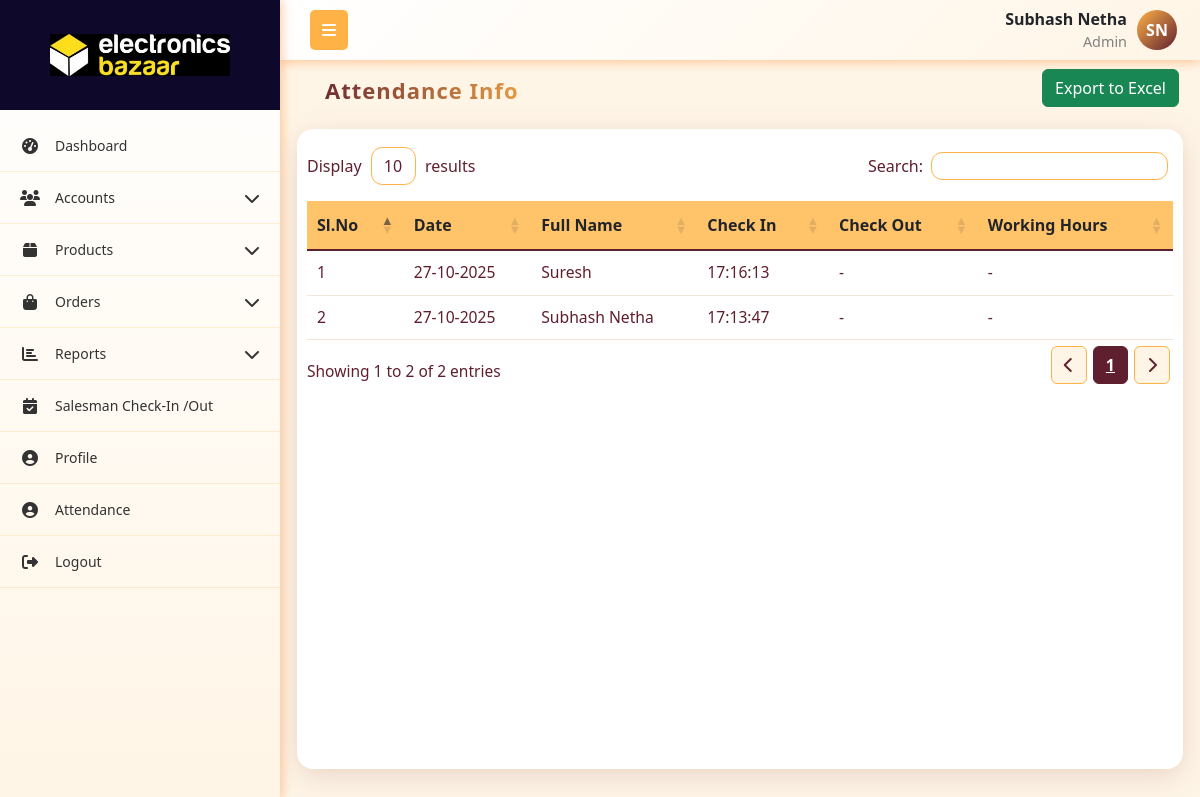
Screenshot of /attendance/ (signed in) with the database file from the repository.
### App1/models.py (models this page shows, shortened)
class User(models.Model):
    role = models.ForeignKey(Role,on_delete=models.SET_NULL, null=True, related_name="role")
    username = models.CharField(max_length=255, unique=True)
    password = models.CharField(max_length=255)
    first_name = models.CharField(max_length=255)
    last_name = models.CharField(max_length=255,null=True, blank=True)
    email = models.EmailField(unique=True)
    phone_number = models.CharField(max_length=15, unique=True)
    address = models.TextField(null=True, blank=True)
    city = models.CharField(max_length=255,null=True, blank=True)
    state = models.CharField(max_length=255,null=True, blank=True)
    pincode = models.CharField(max_length=10,null=True, blank=True)
    is_active = models.BooleanField(default=True)
    created_at = models.DateTimeField(auto_now_add=True)
    updated_at = models.DateTimeField(auto_now=True)
    profile_picture = models.ImageField(upload_to='profile_pictures/', null=True, blank=True)

class Role(models.Model):
    name = models.CharField(max_length=255, unique=True)
    created_at = models.DateTimeField(auto_now_add=True)
    updated_at = models.DateTimeField(auto_now=True)

class Attendance(models.Model):
    user = models.ForeignKey("User", on_delete=models.CASCADE, related_name="attendances")
    check_in = models.DateTimeField(null=True, blank=True)
    check_out = models.DateTimeField(null=True, blank=True)
    date = models.DateField(default=timezone.now)
    working_hours = models.DurationField(null=True, blank=True)  # store time difference

### App1/views.py (the view)
# urls.py: path('attendance/',attendance,name='attendance'),
def attendance(request):
    current_user, role_permission = get_logged_in_user(request)
    if not current_user:
        return redirect('login')
    if current_user.role.name.lower() == "admin":
        attendance_records = Attendance.objects.select_related("user").order_by("-date", "-check_in")
    else:
        attendance_records = Attendance.objects.filter(user=current_user).order_by("-date", "-check_in")
    context = {
        'current_user': current_user,
        'role_permission': role_permission,
        'attendance_records': attendance_records,
    }
    return render(request, 'company_admin/attendance.html', context)

### App1/views.py (called while the page is built)
def get_logged_in_user(request):
    username = request.session.get('current_user')
    if not username:
        return None, None  # always return a tuple
    try:
        user = User.objects.get(username=username)
        try:
            role_permission = RolePermissions.objects.get(role=user.role)
        except RolePermissions.DoesNotExist:
            role_permission = None
        return user, role_permission
    except User.DoesNotExist:
        return None, None

### templates/company_admin/attendance.html (shortened to what this page needs)
{% extends 'company_admin/base.html' %}
{% load static %}
{% block content %}
<link rel="stylesheet" href="https://cdn.datatables.net/1.13.4/css/dataTables.bootstrap5.min.css">
<link rel="stylesheet" href="https://cdn.datatables.net/responsive/2.4.1/css/responsive.bootstrap5.min.css">
<link rel="stylesheet" href="https://cdnjs.cloudflare.com/ajax/libs/font-awesome/6.4.0/css/all.min.css">
<div class="container mt-1">
    <div class="mb-0 p-0">
        <div class="d-flex justify-content-between flex-wrap m-1">
            <h5 class="header">Attendance Info</h5>
            <div>
                <div style="position: relative; display: inline-block;">
                    <button onclick="toggleColumnSelector()" class="btn btn-success">Export to Excel</button>
                </div>
            </div>
        </div>
    </div>
<div class="custom-card">
    <table id="attendancetable" class="table align-middle" style="width:100%">
        <thead class="table-header">
            <tr>
                <th>Sl.No</th>
                <th>Date</th>
                {% if current_user.role.name|lower == "admin" %}
                    <th>Full Name</th>
                {% endif %}
                <th>Check In</th>
                <th>Check Out</th>
                <th>Working Hours</th>
            </tr>
        </thead>
        <tbody>
            {% for record in attendance_records %}
            <tr>
                <td>{{ forloop.counter }}</td>
                <td>{{ record.date|date:"d-m-Y" }}</td>
                {% if current_user.role.name|lower == "admin" %}
                    <td>{{ record.user.first_name }} {{ record.user.last_name }}</td>
                {% endif %}
                <td>{{ record.check_in|date:"H:i:s" }}</td>
                <td>{{ record.check_out|date:"H:i:s"|default:"-" }}</td>
                <td>
                    {% if record.working_hours %}
                        {{ record.working_hours }}
                    {% else %}
                        -
                    {% endif %}
                </td>
            </tr>
            {% empty %}
            <tr>
                <td colspan="6" class="text-center">No attendance records found.</td>
            </tr>
            {% endfor %}
        </tbody>
    </table>
</div>
</div>
{% endblock content %}

### templates/company_admin/base.html (shortened to what this page needs)
{% load static %}
<!DOCTYPE html>
<html lang="en">
<head>
    <link href="https://cdnjs.cloudflare.com/ajax/libs/bootstrap/5.3.0/css/bootstrap.min.css" rel="stylesheet">
    <link href="https://cdnjs.cloudflare.com/ajax/libs/font-awesome/6.4.0/css/all.min.css" rel="stylesheet">
    <link rel="stylesheet" href="https://cdn.datatables.net/1.13.4/css/dataTables.bootstrap5.min.css">
    <link rel="stylesheet" href="https://cdn.datatables.net/responsive/2.4.1/css/responsive.bootstrap5.min.css">
    <link rel="stylesheet" href="{% static 'css/alert.css' %}">
</head>
<body>
    <nav class="top-navbar">
        <div class="navbar-container">
            <div class="navbar-left">
                <button class="sidebar-toggle" id="sidebarToggle">
                    <i class="fas fa-bars"></i>
                </button>
            </div>
            <div class="navbar-right me-2">
                <div class="navbar-user-info">
                    <span class="username">{{current_user.first_name}} {{current_user.last_name}}</span>
                    <span class="role">{{current_user.role.name}}</span>
                </div>
                {% if current_user.profile_picture %}
                    <img src="{{ current_user.profile_picture.url }}"
                        alt="{{ current_user.get_full_name }}"
                        class="navbar-profile-img">
                {% else %}
                     <div class="navbar-profile-fallback">
                        {{ current_user.first_name|first|upper }}{{ current_user.last_name|first|upper }}
                    </div>
                {% endif %}
            </div>
        </div>
    </nav>
    <nav class="sidebar" id="sidebar">
        <div class="sidebar-logo-container">
            <img src="{% static 'images/main-logo.jpg' %}" alt="Company Logo"  class="logo">
        </div>
        <ul class="nav flex-column sidebar-nav">
            {% if role_permission.dashboard_v %}
            <li class="nav-item">
                <a class="nav-link" href="{% url 'dashboard' %}">
                    <i class="fas fa-tachometer-alt nav-icon"></i>
                    <span class="nav-text">Dashboard</span>
                </a>
            </li>
            {% endif %}
            {% if role_permission.roles_v or role_permission.users_v or role_permission.customer_v %}
            <li class="nav-item">
                <a class="nav-link" href="#">
                    <i class="fas fa-users nav-icon"></i>
                    <span class="nav-text">Accounts</span>
                    <i class="fas fa-chevron-down arrow"></i>
                </a>
            </li>
            {% endif %}
            {% if role_permission.category_v or role_permission.all_products_v or role_permission.daily_production_v or role_permission.inventory_v %}
            <li class="nav-item">
                <a class="nav-link" href="#">
                    <i class="fas fa-box nav-icon"></i>
                    <span class="nav-text">Products</span>
                    <i class="fas fa-chevron-down arrow"></i>
                </a>
            </li>
            {% endif %}
            {% if role_permission.orders_v %}
            <li class="nav-item">
                <a class="nav-link" href="#">
                    <i class="fas fa-shopping-bag nav-icon"></i>
                    <span class="nav-text">Orders</span>
                    <i class="fas fa-chevron-down arrow"></i>
                </a>
            </li>
            {% endif %}
            {% if role_permission.s_reports_v or role_permission.c_reports_v %}
            <li class="nav-item">
                <a class="nav-link" href="#">
                    <i class="fas fa-chart-bar nav-icon"></i>
                    <span class="nav-text">Reports</span>
                    <i class="fas fa-chevron-down arrow"></i>
                </a>
            </li>
            {% endif %}
            {% if current_user.role.name == 'Admin' %}
            <li class="nav-item">
                <a class="nav-link" href="{% url 'salesman_visit_list' %}">
                    <i class="fas fa-calendar-check nav-icon"></i>
                    <span class="nav-text">Salesman Check-In /Out</span>
                </a>
            </li>
            {% endif %}
            <li class="nav-item">
                <a class="nav-link" href="{% url 'profile' %}">
                    <i class="fas fa-user-circle nav-icon"></i>
                    <span class="nav-text">Profile</span>
                </a>
            </li>
            <li class="nav-item">
                <a class="nav-link" href="{% url 'attendance' %}">
                    <i class="fas fa-user-circle nav-icon"></i>
                    <span class="nav-text">Attendance</span>
                </a>
            </li>
            <li class="nav-item">
                <a class="nav-link" href="{% url 'logout' %}" onclick="return confirm('Are you sure?');" >
                    <i class="fas fa-sign-out-alt nav-icon"></i>
                    <span class="nav-text">Logout</span>
                </a>
            </li>
        </ul>
    </nav>
    <main class="main-content" id="mainContent">
        {% block content %}{% endblock %}
    </main>
</body>
</html>

### templates/company_admin/base.html (style rules this page uses)
:root { --primary-red: #601F2F; --primary-orange: #ffb347; --accent-yellow: #fc3; --light-orange: #fff5e6; --dark-red: #4a1824; --sidebar-width: 280px; --sidebar-collapsed: 60px; }
* { box-sizing: border-box; }
body { font-family: 'Segoe UI', Tahoma, Geneva, Verdana, sans-serif; background-color: #f8f9fa; margin: 0; padding: 0; overflow-x: hidden; }
.top-navbar { background: linear-gradient(135deg, white 0%, var(--light-orange) 100%); box-shadow: 0 2px 10px rgba(255, 106, 0, 0.35); position: fixed; top: 0; left: var(--sidebar-width); right: 0; z-index: 1030; height: 60px; padding: 0; transition: left 0.3s ease; }
.navbar-container { display: flex; align-items: center; justify-content: space-between; height: 100%; padding: 0 15px; max-width: 100%; }
.navbar-left { display: flex; align-items: center; flex-shrink: 0; }
.sidebar-toggle { background: var(--primary-orange); border: none; color: white; padding: 8px 12px; border-radius: 5px; margin-left: 15px; cursor: pointer; }
.navbar-right { flex-shrink: 0; display: flex; align-items: center; gap: 10px; }
.navbar-profile-fallback { width: 40px; height: 40px; border-radius: 50%; background: linear-gradient(135deg, var(--primary-orange), var(--primary-red)); color: #fff; display: flex; align-items: center; justify-content: center; font-weight: 600; font-size: 16px; }
.navbar-user-info { display: flex; flex-direction: column; align-items: flex-end; }
.navbar-user-info .username { font-weight: 600; }
.navbar-user-info .role { font-size: 0.9rem; color: gray; }
.sidebar { position: fixed; top: 0; left: 0; height: 100vh; width: var(--sidebar-width); background: linear-gradient(180deg, white 0%, var(--light-orange) 100%); transform: translateX(0); transition: width 0.3s ease; z-index: 1040; overflow-y: auto; box-shadow: 2px 0 10px rgba(255, 106, 0, 0.35); display: flex; flex-direction: column; }
.sidebar-logo-container { display: flex; align-items: center; justify-content: center; height: 110px; width: 100%; background-color: #0e082b; margin-bottom: 10px; transition: opacity 0.3s, height 0.3s, margin-bottom 0.3s; }
.sidebar-logo-container .logo { width: 200px; height: auto; background: transparent; padding: 8px 10px; }
.sidebar:not(.collapsed) .sidebar-logo-container { opacity: 1; height: 110px; margin-bottom: 10px; }
.sidebar-nav { padding: 0; margin: 0; list-style: none; flex: 1 1 auto; }
.nav-item { border-bottom: 1px solid rgba(255, 179, 71, 0.2); }
.nav-link { color: #333; padding: 15px 20px; display: flex; align-items: center; text-decoration: none; transition: all 0.3s ease; position: relative; cursor: pointer; }
.nav-icon { width: 20px; margin-right: 15px; text-align: center; font-size: 16px; }
.nav-text { flex-grow: 1; font-size: 14px; }
.arrow { transition: transform 0.3s ease; margin-left: auto; }
.main-content { margin-top: 60px; padding: 5px; transition: margin-left 0.3s ease; min-height: calc(100vh - 60px); }
@media (min-width: 768px) { .sidebar { transform: translateX(0); top: 0; height: 100vh; } }
@media (min-width: 768px) { .main-content { margin-left: var(--sidebar-width); } }

### rows the page displays
User: first_name "Subhash", last_name "Netha", role.name "Admin", first_name|first "S", last_name|first "N"
Attendance: date "27-10-2025", user.first_name "Suresh", check_in "17:16:13", check_out "-"
Attendance: date "27-10-2025", user.first_name "Subhash", user.last_name "Netha", check_in "17:13:47", check_out "-"
